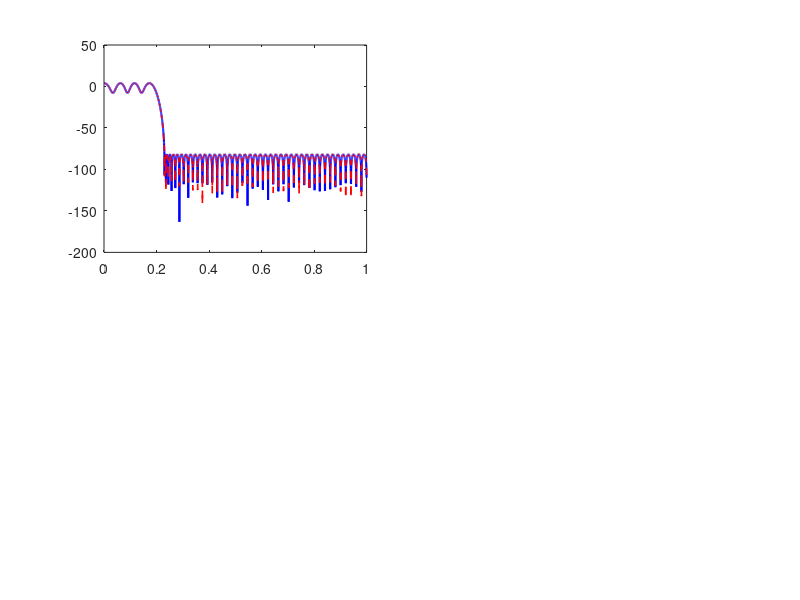

The MATLAB script that drew this image: (Note: this script raises an error after producing the figure.)
clc; clear; close all;

%% ========================================================================
%  FIR Lowpass Filter Design — OVERFLOW CONTROL (32-bit Output, Saturation)
%  ========================================================================
%  Same filter specification and coefficients as OVERFLOW_PREVENT:
%    - 192 taps, Q=20, 21-bit signed coefficients, 80 dB stopband
%  Difference: output is saturated to 32-bit signed instead of using a
%  full 38-bit accumulator at the output.  Internal tree operates at 38-bit
%  precision; only the final output assignment is clamped.
%  ========================================================================

%% 1 — Filter Specification (IDENTICAL to OVERFLOW_PREVENT)
Fp       = 0.20;
Fs_edge  = 0.23;
target_atten = 80;                  % dB — same 80 dB requirement
max_passband_ripple = 13;

f = [0 Fp Fs_edge 1];
a = [1 1 0 0];

%% 2 — Joint Tap-Count / Weight Tuning (same algorithm as OVERFLOW_PREVENT)
numTaps = 100;

while numTaps <= 500
    N = numTaps - 1;

    w_stop = 50;
    design_ok = false;
    while w_stop <= 1e6
        w = [1 w_stop];
        b = firpm(N, f, a, w);

        [H, wvec] = freqz(b, 1, 4096);
        magdB = 20*log10(abs(H) + 1e-12);

        stopIdx = (wvec/pi) >= Fs_edge;
        passIdx = (wvec/pi) <= Fp;
        As = -max(magdB(stopIdx));
        Rp = max(magdB(passIdx)) - min(magdB(passIdx));

        if As >= target_atten && Rp <= max_passband_ripple
            design_ok = true;
            break;
        elseif As < target_atten
            w_stop = w_stop * 1.3;
        else
            break;
        end
    end

    if design_ok, break; end

    % Increase taps (keep even for Type I symmetry)
    numTaps = numTaps + 2;
end

N = numTaps - 1;

fprintf('========== Filter Design Results (OVERFLOW CONTROL) ==========\n');
fprintf('Taps: %d  |  Order: %d\n', numTaps, N);
fprintf('Stopband weight used: %.1f\n', w_stop);
fprintf('Stopband attenuation: %.2f dB  (target >= %d dB)\n', As, target_atten);
fprintf('Passband ripple: %.4f dB  (target <= %.1f dB)\n', Rp, max_passband_ripple);

%% 3 — Coefficient Quantisation (Q=20 required for 80 dB — same as PREVENT)
%  Sweep Q from 8 to 24 to confirm Q=20 is the minimum for 80 dB.
Q_candidates = 8:2:24;
As_q_results = zeros(size(Q_candidates));

fprintf('\n========== Quantisation Sweep ==========\n');
fprintf('%-8s  %-22s  %-10s\n', 'Q bits', 'Stopband Atten (dB)', 'Pass?');
fprintf('%s\n', repmat('-', 1, 44));

for idx = 1:length(Q_candidates)
    Qtry = Q_candidates(idx);
    bq_try = round(b * 2^Qtry) / 2^Qtry;
    [Hq_try, ~] = freqz(bq_try, 1, 4096);
    magdBq_try = 20*log10(abs(Hq_try) + 1e-12);
    As_q_results(idx) = -max(magdBq_try(stopIdx));
    fprintf('%-8d  %-22.2f  %-10s\n', Qtry, As_q_results(idx), ...
            mat2str(As_q_results(idx) >= target_atten));
end

Q = 20;                             % same Q as OVERFLOW_PREVENT — required for 80 dB
fprintf('\nSelected Q = %d bits (same as OVERFLOW_PREVENT — required for 80 dB)\n', Q);

%% 4 — Final Quantised Coefficients
bq = round(b * 2^Q) / 2^Q;
[Hq, wvecq] = freqz(bq, 1, 4096);
magdB_q = 20*log10(abs(Hq) + 1e-12);
As_q = -max(magdB_q(stopIdx));
Rp_q = max(magdB_q(passIdx)) - min(magdB_q(passIdx));
fprintf('Quantised stopband attenuation (Q=%d): %.2f dB\n', Q, As_q);
fprintf('Quantised passband ripple (Q=%d): %.4f dB\n', Q, Rp_q);

%% 5 — Coefficient Symmetry
nCoeffs = length(bq);
sym_pairs = [];
for i = 1:floor(nCoeffs/2)
    j = nCoeffs - i + 1;
    if bq(i) == bq(j)
        sym_pairs = [sym_pairs; i j];
    end
end

fprintf('\n========== Coefficient Symmetry ==========\n');
fprintf('Symmetric pairs: %d / %d possible\n', size(sym_pairs,1), floor(nCoeffs/2));
if size(sym_pairs,1) == floor(nCoeffs/2)
    fprintf('All pairs symmetric — linear phase confirmed.\n');
    fprintf('Unique multipliers needed: %d (half of %d taps).\n', ...
            ceil(nCoeffs/2), nCoeffs);
end

%% 6 — Accumulator Overflow Analysis (38-bit internal, 32-bit output)
W_input = 16;
W_coeff = Q + 1;                    % Q fractional + 1 sign = 21 bits
W_mult  = W_input + W_coeff;
W_acc   = 38;                       % internal tree precision (same as PREVENT)
W_out   = 32;                       % saturated output width

coeff_int    = round(bq * 2^Q);
worst_sum    = sum(abs(coeff_int));
max_input    = 2^(W_input - 1) - 1;  % 32767
worst_accum  = worst_sum * max_input;

W_accum_needed = ceil(log2(double(worst_accum) + 1)) + 1;

fprintf('\n========== Overflow Analysis (32-bit Output Saturation) ==========\n');
fprintf('Input width:           %d bits (signed)\n', W_input);
fprintf('Coefficient width:     %d bits (Q%d + sign)\n', W_coeff, Q);
fprintf('Multiply width:        %d bits\n', W_mult);
fprintf('Internal tree width:   %d bits (full precision)\n', W_acc);
fprintf('Output width:          %d bits (saturated)\n', W_out);
fprintf('Worst-case accum:      %s\n', num2str(worst_accum));
fprintf('Bits required (exact): %d bits\n', W_accum_needed);

overflow_ratio = worst_accum / (2^(W_out-1) - 1);
fprintf('Max 32-bit signed:     %d\n', 2^(W_out-1) - 1);
fprintf('Overflow ratio:        %.1fx  (worst-case exceeds 32-bit by this factor)\n', overflow_ratio);

% Step-response test: does the DC convergence value overflow?
dc_sum = sum(coeff_int);
step_val = 1000;
step_accum = dc_sum * step_val;
fprintf('\nStep response (din=1000):  acc = %d\n', step_accum);
fprintf('  Fits in 32 bits?  %s  (%d < %d)\n', ...
    mat2str(abs(step_accum) <= 2^(W_out-1)-1), abs(step_accum), 2^(W_out-1)-1);

% Minimum input to trigger overflow
min_overflow_input = floor((2^(W_out-1)-1) / worst_sum);
fprintf('\nOverflow threshold:  |din| > %d  (with adversarial tap alignment)\n', min_overflow_input);
fprintf('  Full-scale input:  %d  →  overflow ratio = %.1fx\n', max_input, overflow_ratio);
fprintf('  Typical audio (-20 dBFS):  ~%d  →  NO overflow\n', round(max_input * 0.1));

%% 7 — Compare with OVERFLOW_PREVENT design
fprintf('\n========== Design Comparison ==========\n');
fprintf('%-30s  %-20s  %-20s\n', 'Parameter', 'OVERFLOW_PREVENT', 'OVERFLOW_CONTROL');
fprintf('%s\n', repmat('-', 1, 74));
fprintf('%-30s  %-20d  %-20d\n', 'Taps', 192, numTaps);
fprintf('%-30s  %-20d  %-20d\n', 'Q (fractional bits)', 20, Q);
fprintf('%-30s  %-20d  %-20d\n', 'Coeff width (bits)', 21, W_coeff);
fprintf('%-30s  %-20d  %-20d\n', 'Internal tree width', 38, W_acc);
fprintf('%-30s  %-20d  %-20d\n', 'Output width (bits)', 38, W_out);
fprintf('%-30s  %-20s  %-20s\n', 'Stopband atten (dB)', '80.1', num2str(As_q, '%.1f'));
fprintf('%-30s  %-20s  %-20s\n', 'Overflow strategy', 'Prevent (wide out)', 'Control (saturate)');

%% 8 — Plots
figure('Name', 'OVERFLOW CONTROL — Filter Response', 'Position', [100 100 900 700]);

subplot(2,2,1);
plot(wvec/pi, magdB, 'b', 'LineWidth', 1.5); hold on;
plot(wvecq/pi, magdB_q, 'r--', 'LineWidth', 1.2);
yline(-target_atten, 'k:', 'LineWidth', 1);
grid on;
xlabel('Normalized Frequency (\times\pi rad/sample)');
ylabel('Magnitude (dB)');
legend('Float', sprintf('Q=%d', Q), sprintf('-%d dB', target_atten), ...
       'Location', 'southwest');
title('Full Response');
ylim([-120 5]);

subplot(2,2,2);
plot(wvec/pi, magdB, 'b', 'LineWidth', 1.5); hold on;
plot(wvecq/pi, magdB_q, 'r--', 'LineWidth', 1.2);
grid on;
xlabel('Normalized Frequency (\times\pi rad/sample)');
ylabel('Magnitude (dB)');
title('Passband Detail');
xlim([0 Fp*1.2]); ylim([-0.5 0.5]);

subplot(2,2,3);
plot(wvec/pi, magdB, 'b', 'LineWidth', 1.5); hold on;
plot(wvecq/pi, magdB_q, 'r--', 'LineWidth', 1.2);
yline(-target_atten, 'k:', 'LineWidth', 1);
grid on;
xlabel('Normalized Frequency (\times\pi rad/sample)');
ylabel('Magnitude (dB)');
title('Stopband Detail');
xlim([Fs_edge 1]); ylim([-120 -40]);

subplot(2,2,4);
stem(0:N, b, 'b', 'MarkerSize', 3); hold on;
stem(0:N, bq, 'r.', 'MarkerSize', 3);
grid on;
xlabel('Tap Index');
ylabel('Coefficient Value');
legend('Float', sprintf('Q=%d', Q));
title('Coefficient Values');

figure('Name', 'OVERFLOW CONTROL — Quantisation Sweep');
bar(Q_candidates, As_q_results, 0.6);
hold on;
yline(target_atten, 'r--', 'LineWidth', 1.5);
xlabel('Coefficient Word Length Q (bits)');
ylabel('Stopband Attenuation (dB)');
title('Stopband Attenuation vs. Coefficient Quantisation');
grid on;

%% 9 — Export Integer Coefficients for Verilog
%  Same coefficients as OVERFLOW_PREVENT (Q=20, 21-bit signed)
fprintf('\n========== Verilog Coefficient Table ==========\n');
fprintf('// %d-tap FIR, Q%d fixed-point (%d-bit signed coefficients)\n', numTaps, Q, W_coeff);
fprintf('// %d unique coefficients (symmetric linear-phase)\n', ceil(numTaps/2));
fprintf('// OVERFLOW_CONTROL: internal 38-bit tree, output saturated to 32 bits\n');
halfN = ceil(numTaps / 2);
coeff_unique = coeff_int(1:halfN);
for k = 1:halfN
    fprintf('coeff[%2d] = %d''sd%d;\n', k-1, W_coeff, coeff_unique(k));
end

%% 10 — CSD Decomposition for MCM Architecture
function csd = to_csd(val)
    s = sign(val);
    v = abs(val);
    csd = zeros(0, 2);
    pos = 0;
    while v ~= 0
        if mod(v, 2) == 1
            if mod(v, 4) == 3
                csd(end+1, :) = [pos, -1]; %#ok<AGROW>
                v = v + 1;
            else
                csd(end+1, :) = [pos,  1]; %#ok<AGROW>
                v = v - 1;
            end
        end
        v = floor(v / 2);
        pos = pos + 1;
    end
    if s < 0
        csd(:,2) = -csd(:,2);
    end
end

csd_all  = cell(halfN, 1);
nzd_all  = zeros(halfN, 1);
for k = 1:halfN
    csd_all{k} = to_csd(coeff_unique(k));
    nzd_all(k) = size(csd_all{k}, 1);
end

totalNZD = sum(nzd_all);
fprintf('\n========== CSD Decomposition ==========\n');
fprintf('Coefficients: %d unique (symmetric half)\n', halfN);
fprintf('Total non-zero CSD digits: %d\n', totalNZD);
fprintf('Average NZD per coefficient: %.1f\n', totalNZD / halfN);
fprintf('Estimated add/sub operations: %d  (totalNZD - numCoeffs)\n', ...
        totalNZD - halfN);

fprintf('\n%-8s  %-12s  %-4s  %s\n', 'Index', 'Coeff', 'NZD', 'CSD Representation');
fprintf('%s\n', repmat('-', 1, 72));
for k = 1:halfN
    c = coeff_unique(k);
    d = csd_all{k};
    parts = cell(1, size(d,1));
    for j = 1:size(d,1)
        if d(j,2) > 0
            parts{j} = sprintf('+2^%d', d(j,1));
        else
            parts{j} = sprintf('-2^%d', d(j,1));
        end
    end
    str = strjoin(parts, ' ');
    fprintf('  %3d     %10d    %3d   %s\n', k-1, c, nzd_all(k), str);
end

fprintf('\n========== DONE — Run complete ==========\n');
fprintf('Next: use the exported coefficient table to build RTL in OVERFLOW_CONTROL/\n');
